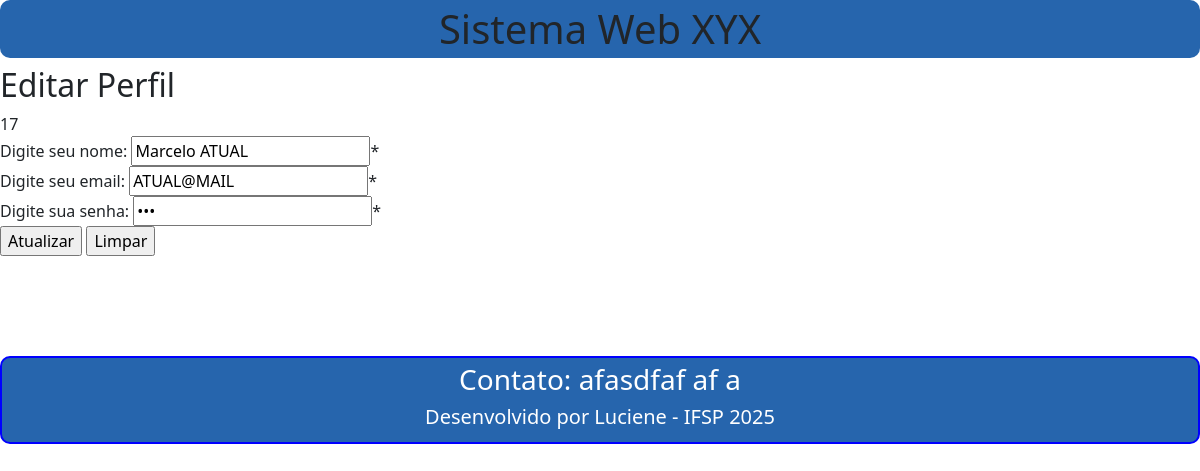
/bkp19052025/perfil.php (signed in), run on the app's committed database.
### tables this page shows
CREATE TABLE `tbusuarios` (
  `id` int(11) NOT NULL AUTO_INCREMENT,
  `nome` varchar(200) NOT NULL,
  `email` varchar(200) NOT NULL,
  `senha` varchar(20) NOT NULL,
  `datacadastro` datetime DEFAULT current_timestamp(),
  `status` int(11) DEFAULT 1,
  `tipo` varchar(20) NOT NULL DEFAULT 'Comum',
  PRIMARY KEY (`id`)
);

### bkp19052025/perfil.php (the view, shortened to what this page needs)
<?php
require_once("includes/topo.php");
if(isset($_SESSION['idUsuario'])){
    require_once("banco/conexao.php");
    try{
            $id = $_SESSION['idUsuario'];
            $select = $conn->prepare("select * from tbusuarios where id=:id");
            $select->bindParam(":id", $id, PDO::PARAM_INT);
            $select->execute();
            $usuarios = $select->fetchAll(PDO::FETCH_ASSOC);
            if(count($usuarios)==1) {
                ?>
                <h2>Editar Perfil</h2>
                    <form name="cadastro" action="atualizarperfil.php"
                    method="post">
                        <label><?php echo  $usuarios[0]['id']; ?></label><br>
                        <label for="nome">Digite seu nome:</label>
                        <input type="text" name="nome" id="nome"
                        value="<?php echo  $usuarios[0]['nome']; ?>"
                        placeholder="Digite seu nome aqui" maxlength="200"
                        required><span id="vnome">*</span>
                        <br>
                        <label for="email">Digite seu email:</label>
                        <input type="email" name="email" id="email"
                        value="<?php echo  $usuarios[0]['email']; ?>"
                        placeholder="Digite seu email aqui" maxlength="200"
                        required><span id="vemail">*</span>
                        <br>
                        <label for="senha">Digite sua senha:</label>
                        <input type="password" name="senha" id="senha"
                        value="<?php echo  $usuarios[0]['senha']; ?>"
                        placeholder="Digite sua senha aqui" maxlength="20"
                        required><span id="vsenha">*</span>
                        <br>
                        <input type="submit" value="Atualizar">
                        <input type="reset" value="Limpar">
                    </form>
                <?php
            }else {
                echo "<script>window.alert('Selecione um registro!')
                window.location.href='listausuarios.php'</script>";
            }
    } catch(PDOException $e) {
        echo "<h2 style='color:red;'>Erro: " . $e->getMessage() . "</h2>";
    }
}
else {
    echo "<h2 style='color:red;'>Você não tem permissão para acessar este conteúdo.</h2>";
}
require_once("includes/rodape.php");
?>

### bkp19052025/css/estilos.css (style rules this page uses)
body { background-color: #A8D8E6; color: black; }

### data on the page
tbusuarios: id "17", nome "Marcelo ATUAL", email "ATUAL@MAIL"
